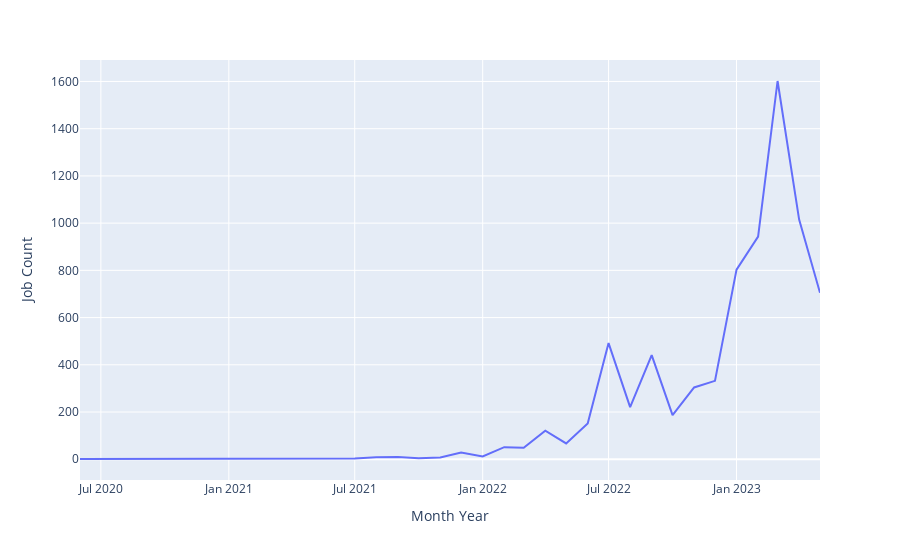

This figure's notebook cell:
### Code cell
line_chart_date = df.copy()
line_chart_date['posting_date'] = pd.to_datetime(line_chart_date['posting_date'])
line_chart_date['month_year'] = line_chart_date['posting_date'].dt.strftime('%m/%Y')
jobs_per_month=line_chart_date.groupby('month_year')['number_of_positions'].sum().astype(float).reset_index()

jobs_per_month = jobs_per_month.rename(columns={'month_year': 'Month Year', 'number_of_positions': 'Job Count'})

# Convert 'Month Year' to a pandas datetime column to sort
jobs_per_month['Month Year'] = pd.to_datetime(jobs_per_month['Month Year'], format='%m/%Y')
jobs_per_month = jobs_per_month.sort_values('Month Year')

fig = px.line(jobs_per_month, x='Month Year', y='Job Count')
fig.show()

### Figure 1 — Plotly figure (JSON) as saved in the notebook; plotly's stock layout.template omitted (floating-point values rounded to 4 significant figures)
{"data": [{"hovertemplate": "Month Year=%{x}<br>Job Count=%{y}<extra></extra>", "legendgroup": "", "line": {"color": "#636efa", "dash": "solid"}, "marker": {"symbol": "circle"}, "mode": "lines", "name": "", "orientation": "v", "showlegend": false, "type": "scatter", "x": ["2020-06-01T00:00:00", "2021-07-01T00:00:00", "2021-08-01T00:00:00", "2021-09-01T00:00:00", "2021-10-01T00:00:00", "2021-11-01T00:00:00", "2021-12-01T00:00:00", "2022-01-01T00:00:00", "2022-02-01T00:00:00", "2022-03-01T00:00:00", "2022-04-01T00:00:00", "2022-05-01T00:00:00", "2022-06-01T00:00:00", "2022-07-01T00:00:00", "2022-08-01T00:00:00", "2022-09-01T00:00:00", "2022-10-01T00:00:00", "2022-11-01T00:00:00", "2022-12-01T00:00:00", "2023-01-01T00:00:00", "2023-02-01T00:00:00", "2023-03-01T00:00:00", "2023-04-01T00:00:00", "2023-05-01T00:00:00"], "xaxis": "x", "y": [1, 3, 8, 9, 4, 7, 28, 12, 51, 49, 121, 67, 151, 492, 221, 441, 187, 304, 332, 803, 943, 1602, 1015, 705], "yaxis": "y"}], "layout": {"legend": {"tracegroupgap": 0}, "margin": {"t": 60}, "xaxis": {"anchor": "y", "domain": [0, 1], "title": {"text": "Month Year"}}, "yaxis": {"anchor": "x", "domain": [0, 1], "title": {"text": "Job Count"}}}}
